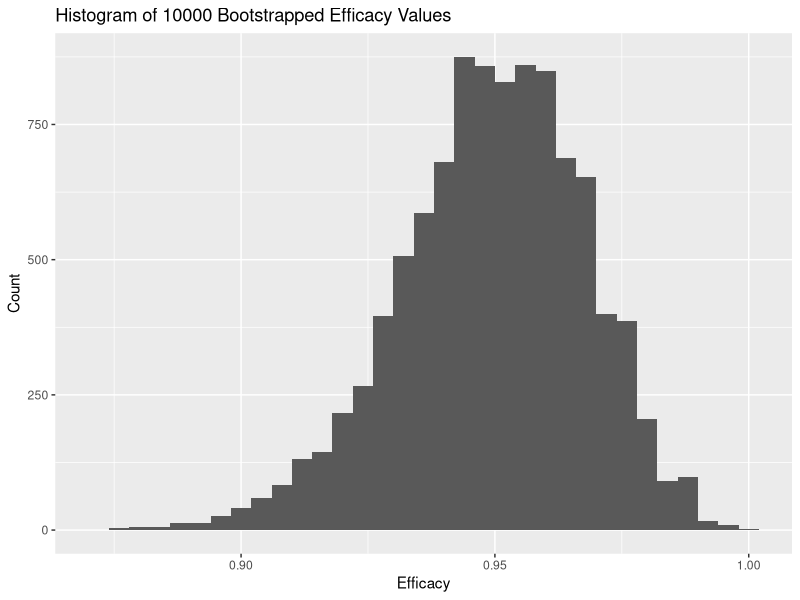

Write R code to recreate this figure.
## ---- chunk 1
knitr::opts_chunk$set(echo = TRUE)
library(tidyverse)
## ---- chunk 2
set.seed(1130)
x_pop <- c(rep(1, 8), rep(0, 17411))
y_pop <- c(rep(1, 162), rep(0, 17511))

pi_hat_x <- 8 / (8 + 17411)
pi_hat_y <- 162 / (162 + 17511)

efficacy_initial <- (pi_hat_y - pi_hat_x)/pi_hat_y

B <- 10000

psi_stars <- lapply(1:B, FUN = function(i){
  samp_x <- sample(x_pop, length(x_pop), replace=T)
  samp_y <- sample(y_pop, length(y_pop), replace=T)
  xbar_star <- mean(samp_x)
  ybar_star <- mean(samp_y)
  psi_star <- (ybar_star - xbar_star) / ybar_star
  data.frame(psi_star)
})

psi_star_df <- data.frame(do.call(rbind, psi_stars))

ggplot(data=psi_star_df, mapping=aes(x=psi_star)) + 
  geom_histogram(binwidth = 0.004) +
  labs(title="Histogram of 10000 Bootstrapped Efficacy Values",
       x="Efficacy",
       y="Count"
       )
efficacy_se <- sd(psi_star_df$psi_star)
efficacy_se

upper_efficacy <- efficacy_initial + 1.96 * efficacy_se
lower_efficacy <- efficacy_initial - 1.96 * efficacy_se
c(lower_efficacy, upper_efficacy)


empirical_pval <- nrow(psi_star_df$psi_star < 0.3) / B
empirical_pval
